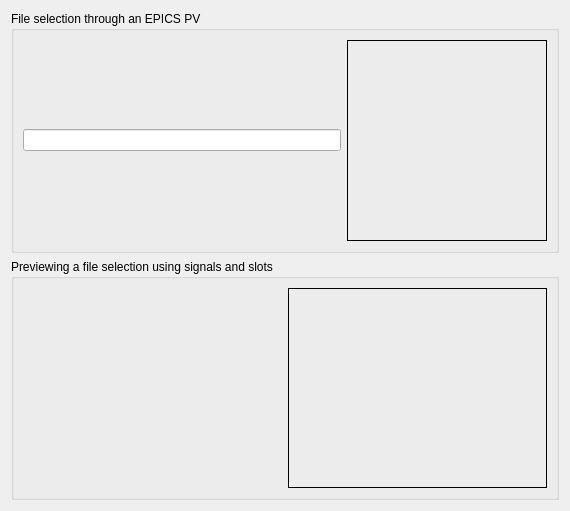
<?xml version="1.0" encoding="UTF-8"?>
<ui version="4.0">
 <class>Form</class>
 <widget class="QWidget" name="Form">
  <property name="geometry">
   <rect>
    <x>0</x>
    <y>0</y>
    <width>570</width>
    <height>511</height>
   </rect>
  </property>
  <property name="windowTitle">
   <string>QEFileImage examples</string>
  </property>
  <layout class="QVBoxLayout" name="verticalLayout">
   <item>
    <widget class="QGroupBox" name="groupBox_2">
     <property name="title">
      <string>File selection through an EPICS PV</string>
     </property>
     <layout class="QHBoxLayout" name="horizontalLayout_2">
      <item>
       <widget class="QELineEdit" name="qelineedit">
        <property name="variable" stdset="0">
         <string>MY:stringout</string>
        </property>
       </widget>
      </item>
      <item>
       <widget class="QEFileImage" name="qefileimage">
        <property name="minimumSize">
         <size>
          <width>200</width>
          <height>200</height>
         </size>
        </property>
        <property name="frameShape">
         <enum>QFrame::Box</enum>
        </property>
        <property name="variable" stdset="0">
         <string>MY:stringout</string>
        </property>
       </widget>
      </item>
     </layout>
    </widget>
   </item>
   <item>
    <widget class="QGroupBox" name="groupBox">
     <property name="title">
      <string>Previewing a file selection using signals and slots</string>
     </property>
     <layout class="QHBoxLayout" name="horizontalLayout">
      <item>
       <widget class="QEFileBrowser" name="qefilebrowser"/>
      </item>
      <item>
       <widget class="QEFileImage" name="qefileimage_2">
        <property name="minimumSize">
         <size>
          <width>200</width>
          <height>0</height>
         </size>
        </property>
        <property name="frameShape">
         <enum>QFrame::Box</enum>
        </property>
       </widget>
      </item>
     </layout>
    </widget>
   </item>
  </layout>
 </widget>
 <customwidgets>
  <customwidget>
   <class>QEFileBrowser</class>
   <extends>QWidget</extends>
   <header>QEFileBrowserManager.h</header>
  </customwidget>
  <customwidget>
   <class>QEFileImage</class>
   <extends>QLabel</extends>
   <header>QEFileImage.h</header>
  </customwidget>
  <customwidget>
   <class>QELineEdit</class>
   <extends>QLineEdit</extends>
   <header>QELineEdit.h</header>
  </customwidget>
 </customwidgets>
 <resources/>
 <connections>
  <connection>
   <sender>qefilebrowser</sender>
   <signal>selected(QString)</signal>
   <receiver>qefileimage_2</receiver>
   <slot>setImageFileName(QString)</slot>
   <hints>
    <hint type="sourcelabel">
     <x>300</x>
     <y>482</y>
    </hint>
    <hint type="destinationlabel">
     <x>558</x>
     <y>499</y>
    </hint>
   </hints>
  </connection>
 </connections>
</ui>
